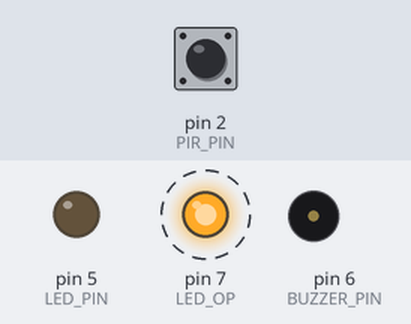
The sketch below on a simulated Arduino Uno, built with avr-gcc and run on an emulated ATmega328P. On the bench: output pins drawn as LEDs (lit = HIGH), buzzer (waves = sounding). Dashed ring = blinking. The inputs (shaded band) are chosen by the test bench; at power-on: pin 2 (PIR_PIN) LOW. What the sketch prints to the serial monitor is not drawn.

Above: at 16.2 s.
16.3 s: pin 2 (PIR_PIN) driven HIGH
At 16.76 s:
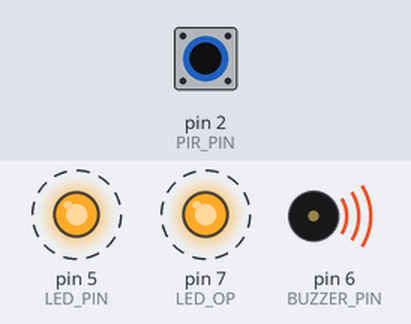
19.3 s: pin 2 (PIR_PIN) driven LOW
At 19.7 s:
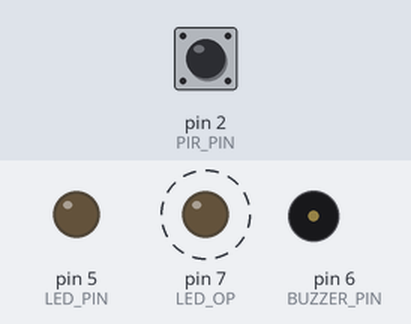
21.9 s: pin 2 (PIR_PIN) pulsed HIGH 2 times (0.12 s each, 0.3 s apart)
At 22.26 s:
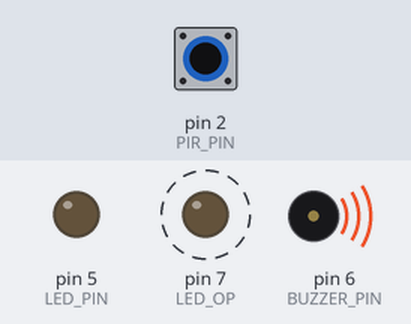
Timing chart, 0 to 30.9 s (numbered marks = the images above; inputs shaded):
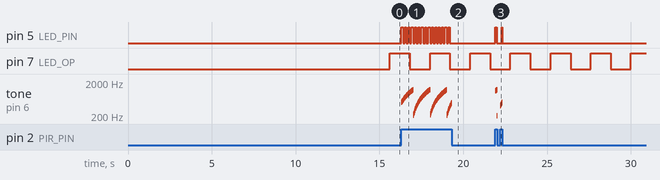

The sketch:

pir_sensor.ino
```cpp
#define PIR_PIN 2 // Sensor Pin
#define LED_PIN 5 // Led Alarm Pin (Red)
#define LED_OP 7 // Operational Pin (Green)
#define BUZZER_PIN 6 // Buzzer Pin
int calibrationTime = 15; //Time for calibrate sensor
bool STATE = false; // STATE

void setup(){
  Serial.begin(9600);
  pinMode(LED_PIN, OUTPUT);
  pinMode(LED_OP, OUTPUT);
  pinMode(PIR_PIN, INPUT);
  pinMode(BUZZER_PIN, OUTPUT);

  Serial.print("Sensor calibration ");
  for (int i = 0; i < calibrationTime; i++) {
    Serial.print(".");
    delay(1000);
  }
  Serial.println(" Done");
  Serial.println(" SENSOR IS READY");
  delay(50);
}


void loop(){

// Blinking Green Pin for showing that system is operational
digitalWrite(LED_OP, millis()/1200%2);

  if(digitalRead(PIR_PIN) == HIGH){
    if(!STATE) {
      STATE = true;
    }
    digitalWrite(LED_PIN, millis()/100%2);
    tone(BUZZER_PIN, millis()%1000+200);
    Serial.print("Movement captured");

  } else {
    if(STATE) {
      digitalWrite(LED_PIN, LOW);
      noTone(BUZZER_PIN);
      STATE = false;
    }
  }
  delay(10);
}
```

Measured:
- after the input at 16.3 s, pin 5 (LED_PIN): alternates HIGH for 0.11 s and LOW for 0.11 s, starting at once; tone on pin 6 (BUZZER_PIN): plays 507 Hz for 0.01 s, 517 Hz for 0.01 s, 527 Hz for 0.01 s, 537 Hz for 0.01 s, 548 Hz for 0.01 s, 558 Hz for 0.01 s … (173 notes in this stretch), starting at once
- after the input at 19.3 s, pin 5 (LED_PIN): stops changing and stays LOW
- after the input at 21.9 s, pin 5 (LED_PIN): LOW → HIGH at once, → LOW 0.10 s later, → HIGH 0.30 s later, → LOW 0.02 s later; tone on pin 6 (BUZZER_PIN): plays 1102 Hz for 0.01 s, 1112 Hz for 0.01 s, 1122 Hz for 0.01 s, 1133 Hz for 0.01 s, 1143 Hz for 0.01 s, 1153 Hz for 0.01 s … (20 notes in this stretch), starting at once
- by itself, pin 7 (LED_OP): alternates HIGH for 1.2 s and LOW for 1.2 s
